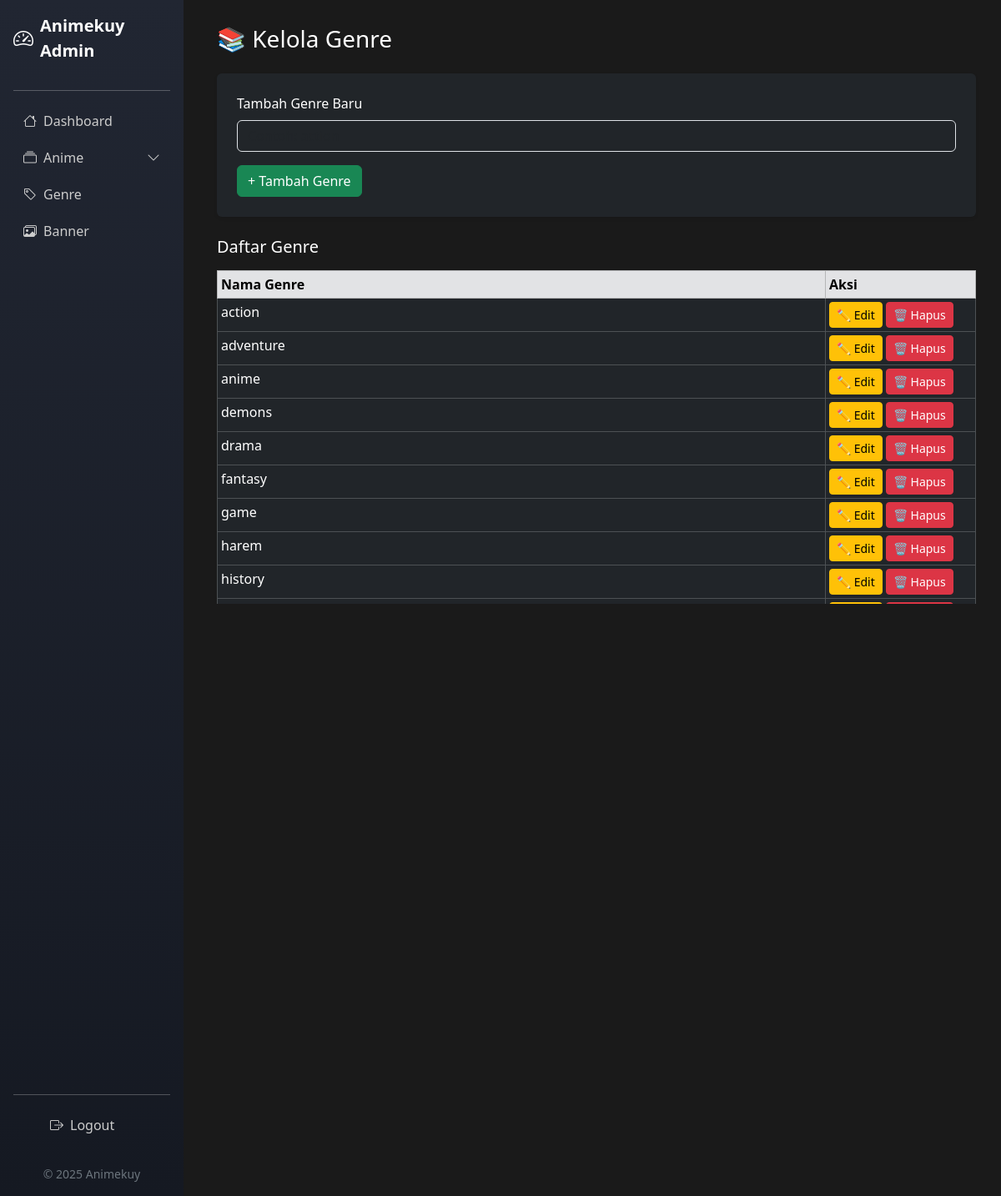
Before: /admin/add_genre.php (signed in) with the older database file.
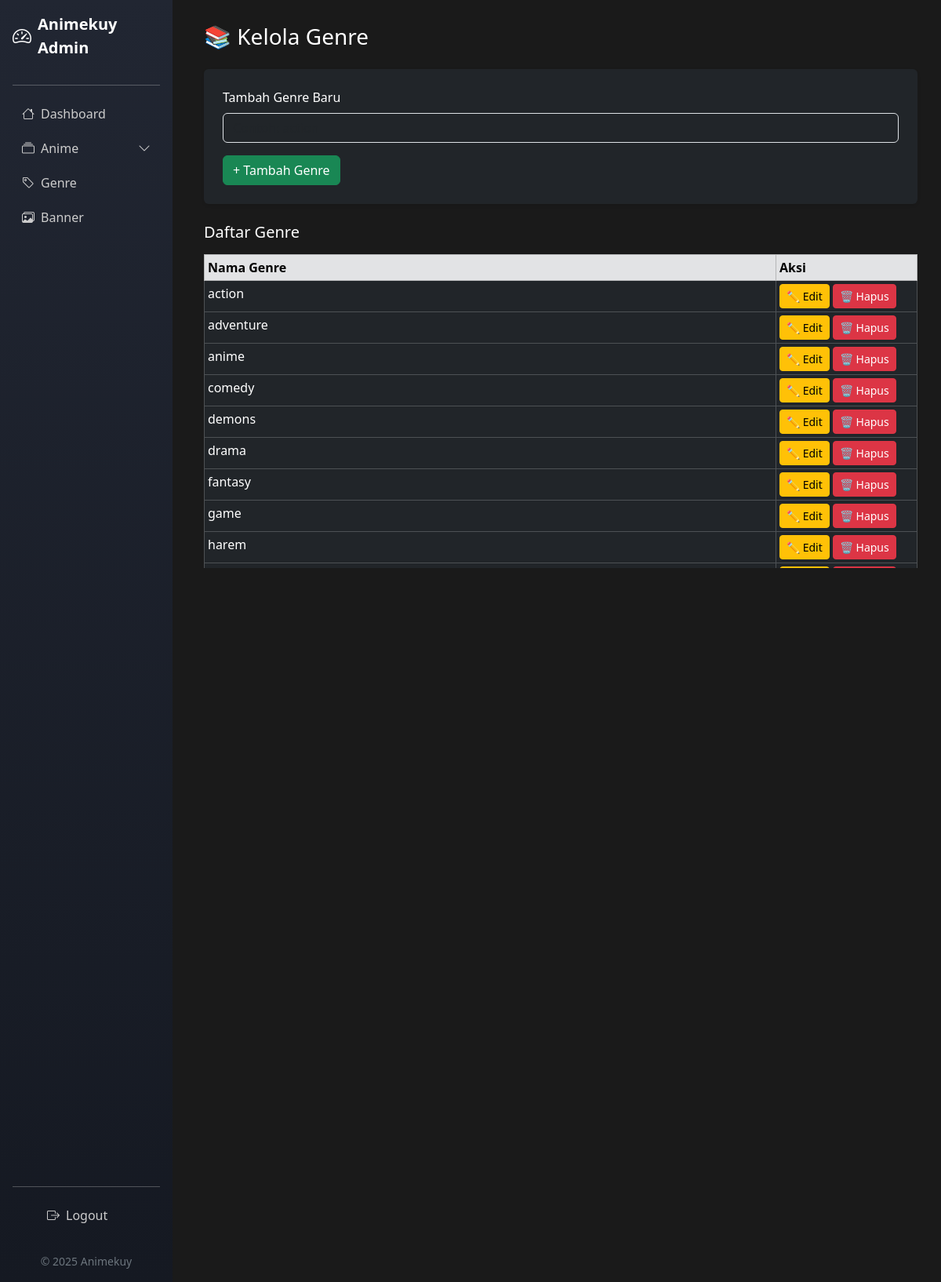
After: the same page with the newer database file.
### tables this page shows
CREATE TABLE `tb_genre` (
  `genre` varchar(100) NOT NULL
);

### admin/add_genre.php (the view, shortened to what this page needs)
<?php
include '../koneksi/koneksi.php';
?>
<!DOCTYPE html>
<html lang="en">
<head>
    <link rel="stylesheet" href="https://cdn.jsdelivr.net/npm/bootstrap@5.3.2/dist/css/bootstrap.min.css">
    <link rel="stylesheet" href="https://cdn.jsdelivr.net/npm/bootstrap-icons@1.10.5/font/bootstrap-icons.css">
</head>
<body>
    <?php include 'components/sidebar.php'; ?>
    <div class="content">
        <h3 class="mb-4">📚 Kelola Genre</h3>
        <form method="POST" class="bg-dark p-4 rounded shadow-sm mb-4">
            <div class="mb-3">
                <label class="form-label">Tambah Genre Baru</label>
                <input type="text" name="genre" class="form-control bg-dark text-white" placeholder="Contoh: action" required>
            </div>
            <button type="submit" name="submit" class="btn btn-success">+ Tambah Genre</button>
        </form>
        <h5 class="mb-3 mt-4">Daftar Genre</h5>
        <div class="table-responsive" style="max-height: 400px; overflow-y: auto;">
            <table class="table table-dark table-bordered table-sm mb-0">
                <thead class="table-secondary text-dark">
                    <tr>
                        <th>Nama Genre</th>
                        <th width="180">Aksi</th>
                    </tr>
                </thead>
                <tbody>
                    <?php
                    $genreList = mysqli_query($conn, "SELECT * FROM tb_genre ORDER BY genre ASC");
                    while ($g = mysqli_fetch_assoc($genreList)):
                    ?>
                        <tr>
                            <td><?= htmlspecialchars($g['genre']) ?></td>
                            <td>
                                <button class="btn btn-warning btn-sm" onclick="editGenre('<?= $g['genre'] ?>')">✏ Edit</button>
                                <a href="?delete=<?= urlencode($g['genre']) ?>" onclick="return confirm('Yakin ingin menghapus genre ini?')" class="btn btn-danger btn-sm">🗑 Hapus</a>
                            </td>
                        </tr>
                    <?php endwhile; ?>
                </tbody>
            </table>
        </div>
    </div>
</body>
</html>

Changed rows visible on the page:
no longer on this page (row unchanged): tb_genre: genre "history"
added tb_genre: genre "comedy"
